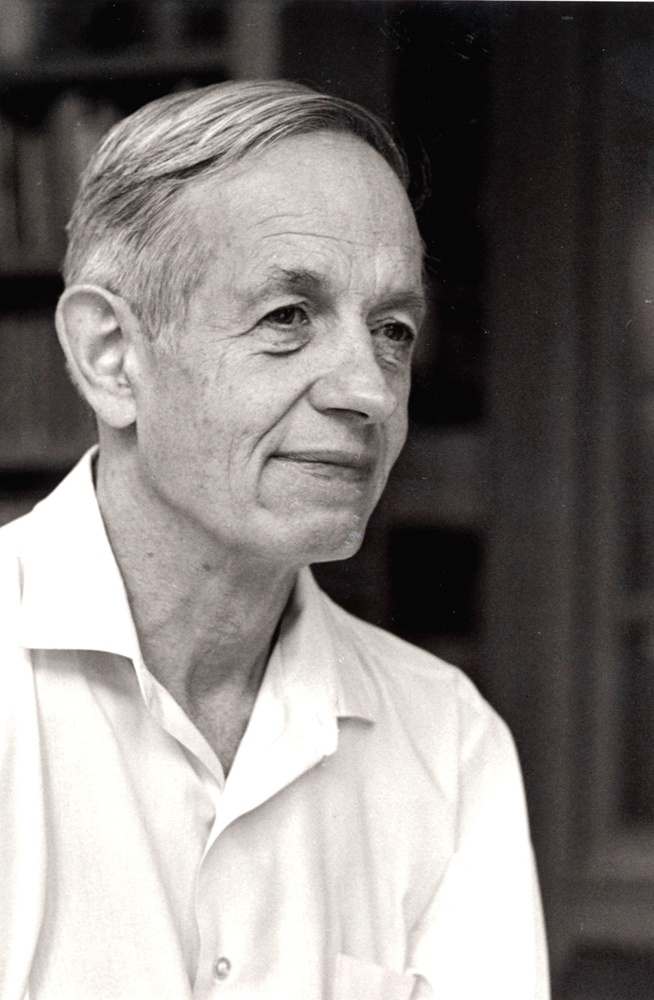
%> input picture Classes/Spring/ORF523/hw1/nash.jpg, 654 x 1000 px, shrunk from 981 x 1500 before the run
$ octave imageprocessing.m   (GNU Octave 9; MATLAB toolbox functions it lacks are replaced by stand-ins)
%> lines starting %> are read from the running program, lines starting %| are printed output that depends on the picture
%cd Documents/Princeton/ORF523/hw1/

%% Load Image
A=imread('nash.jpg');
%> A is the input picture: size 1000x654x3 uint8; mean R, G, B 133.1, 128.4, 126.1
A=im2double (A) ;
%> A: size 1000x654x3 double
A=rgb2gray(A) ;
%> A: size 1000x654 double
[m,n] = size(A);
%> m = 1000; n = 654

%% SVD decomposition
[U,S,V] = svd(A);

%% arrays initialization
k_range = [5 25 50 100 200];
diff_norm = zeros('like', k_range);
total_savings = zeros('like', k_range);

%% Plot the original image
subplot(1,length(k_range)+1, 1);
imshow(A);
title('original')

for i = 1:length(k_range)
    k = k_range(i);
    Uk = U; Sk = S; Vk = V;
    Sk(k+1:end, k+1:end) = 0;
    Uk(:, k+1:end) = 0;
    Vk(:, k+1:end) = 0;
    Ak = Uk * Sk * Vk';
    diff_norm(i) = norm(A - Ak,'fro');
    total_savings(i) = prod(size(A)) ... % size of A
    - k*m ...% size of Uk
    - k*n ... % size of Vk
    - k; % size of Sigma

    subplot(1,length(k_range)+1, i+1);
    imshow(Ak);
    title(['k = ' int2str(k)])
end
%> this loop made 5 passes
%> pass 1, `imshow(Ak);`:
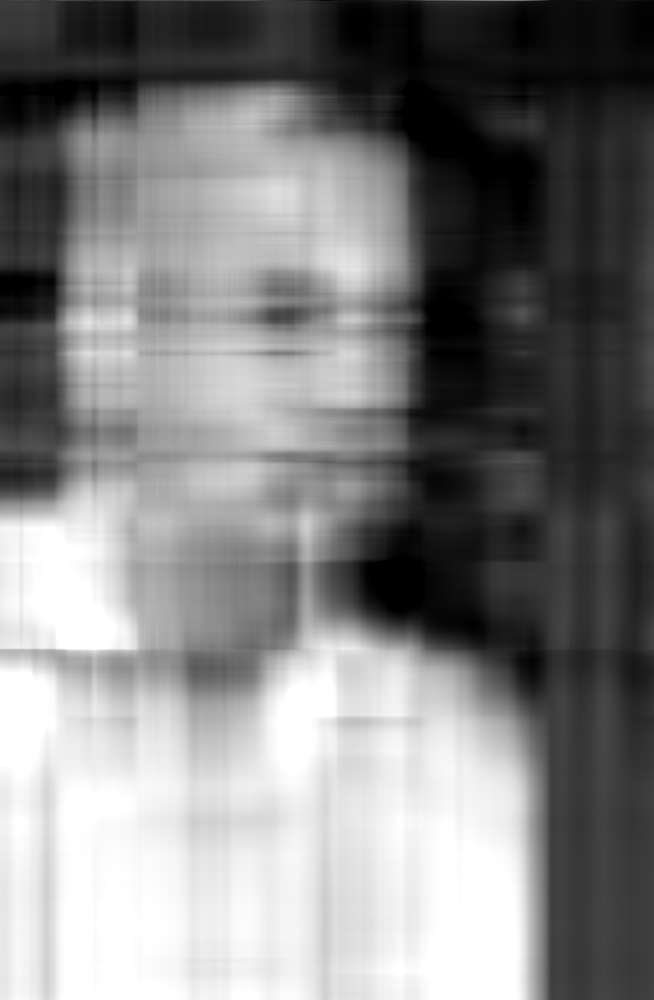
%> displayed picture: size 1000x654, on the screen's scale of 0 to 255; min 0, max 255, mean 129.1
%> pass 2, `imshow(Ak);`:
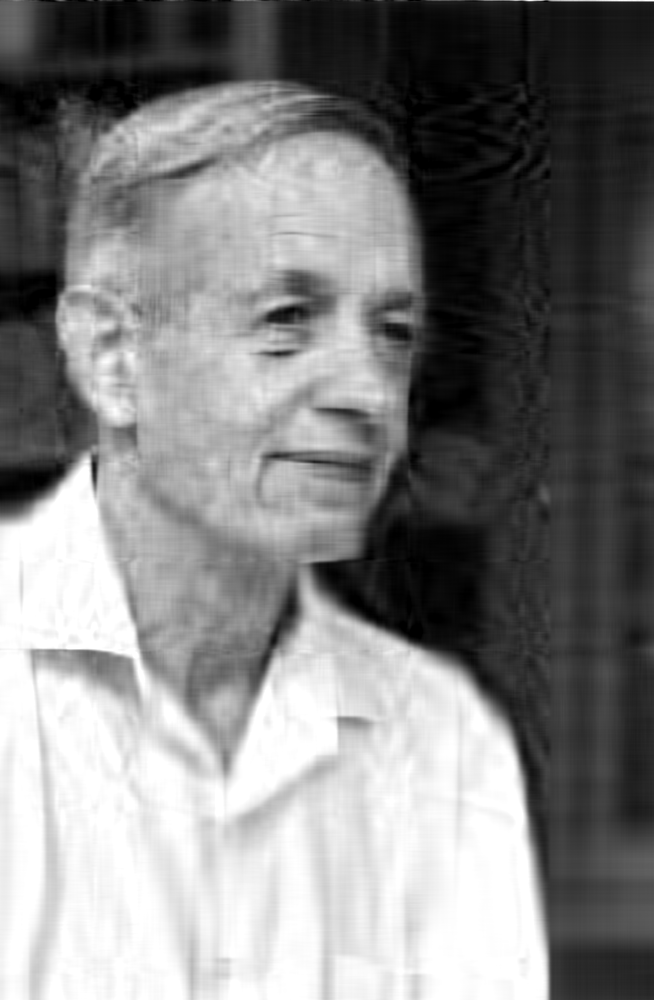
%> displayed picture: size 1000x654, on the screen's scale of 0 to 255; min 0, max 255, mean 129.4
%> after the loop, diff_norm = [77.8 33.41 20.7 11.79 6.16]; total_savings = [645725 612625 571250 488500 323000]
%> after the loop:
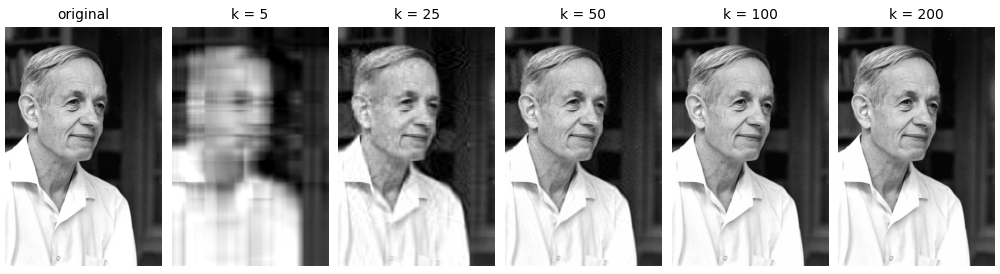
%> figure redrawn from the program's plot data, 6 panels
print('compressed','-dpng')

%% Plot ||A_k - A||_F
figure
plot(k_range, diff_norm, ...
     '-*',...
     'LineWidth',2,...
     'MarkerEdgeColor','k',...
     'MarkerFaceColor',[.49 1 .63],...
     'MarkerSize',10)
title('||A_k - A||_F')
xlabel('k')
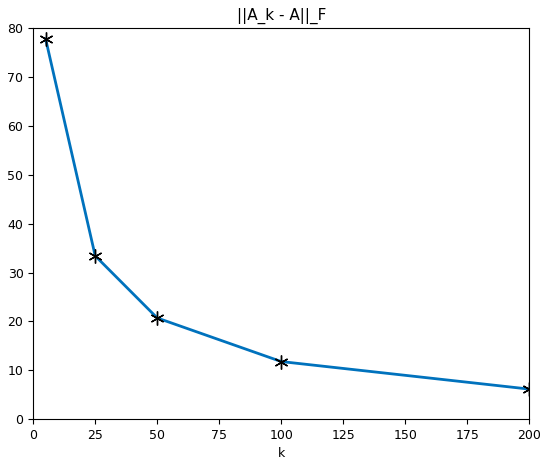
%> figure redrawn from the program's plot data
print('diffnorm','-dpng')

%% Plot total savings
figure
plot(k_range, total_savings,...
     '-*',...
     'LineWidth',2,...
     'MarkerEdgeColor','k',...
     'MarkerFaceColor',[.49 1 .63],...
     'MarkerSize',10)

title('Total savings')
xlabel('k')
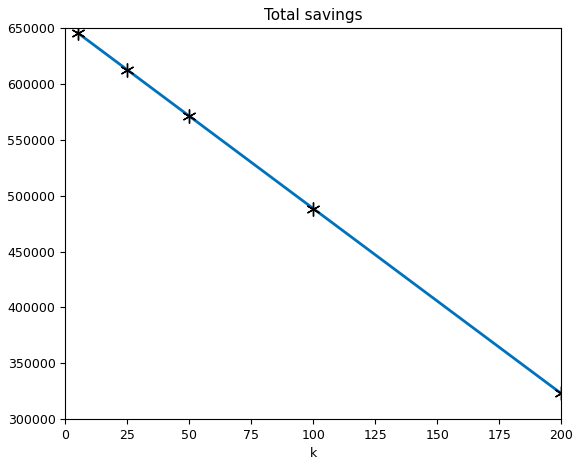
%> figure redrawn from the program's plot data
print('totalsavings','-dpng')

%% Plot original and compressed for k = 200
figure
subplot(1,2, 1);
imshow(A);
title('original')
subplot(1,2, 2);
imshow(Ak);
title('k = 200')
print('compare','-dpng')
